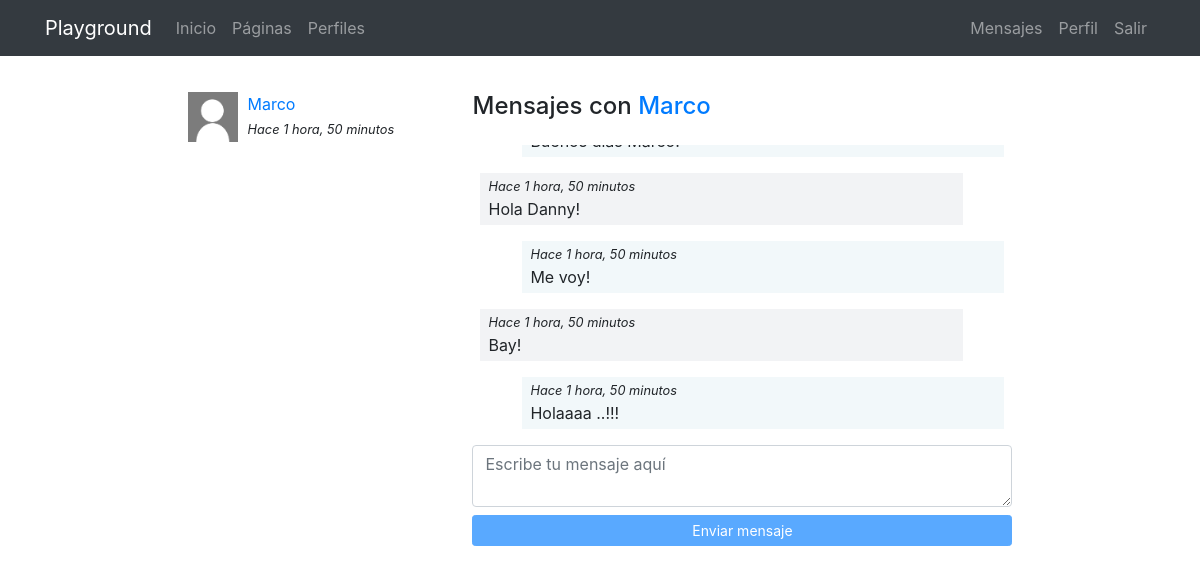
Before: /messenger/thread/1/ (signed in) with the older database file.
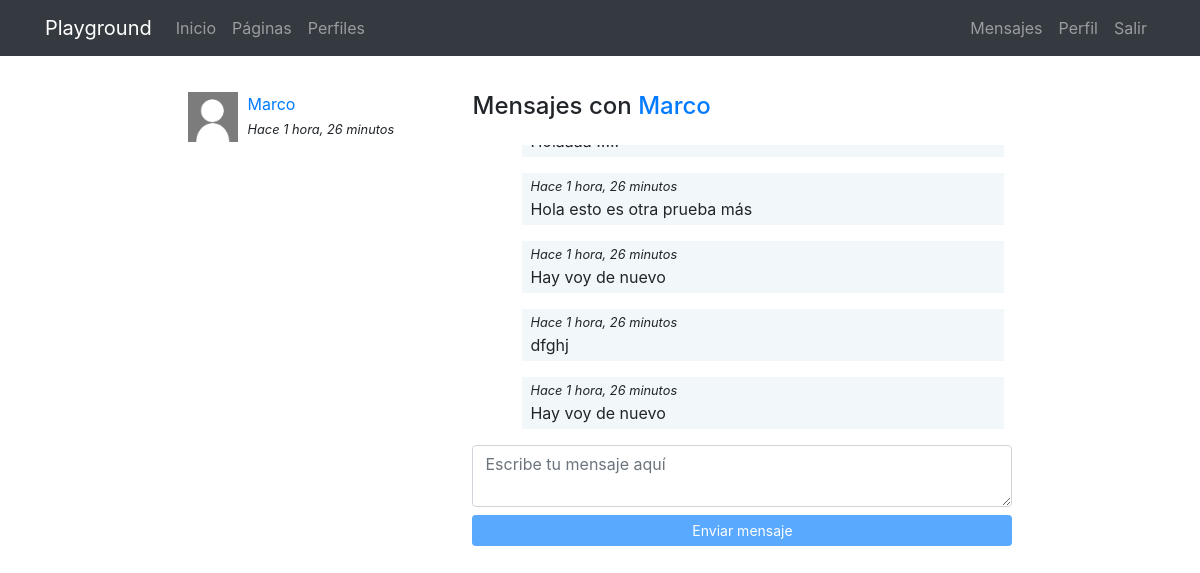
After: the same page with the newer database file.
### messenger/models.py (models this page shows)
class Thread(models.Model):
    users = models.ManyToManyField(User, related_name='threads')
    messages = models.ManyToManyField(Message)
    updated = models.DateTimeField(auto_now=True)
    objects = ThreadManager()
    class Meta:
        ordering = ['-updated']

class Message(models.Model):
    user = models.ForeignKey(User, on_delete=models.CASCADE)
    content = models.TextField()
    created = models.DateTimeField(auto_now_add=True)
    class Meta:
        ordering = ['created']

### messenger/views.py (the view)
# urls.py: path('thread/<int:pk>/', ThreadDetail.as_view(), name="detail"),
@method_decorator(login_required, name="dispatch")
class ThreadDetail(DetailView):
    model = Thread
    def get_object(self):
        obj = super(ThreadDetail, self).get_object()
        if self.request.user not in obj.users.all():
            raise Http404()
        return obj

### messenger/templates/messenger/thread_detail.html (shortened to what this page needs)
{% extends 'core/base.html' %}
{% load static %}
{% block content %}
<main role="main">
  <div class="container">
    <div class="row mt-3">
      <div class="col-md-9 mx-auto mb-5">
        <div class="row">
          <div class="col-md-4">
            {% for thread in request.user.threads.all %}
              {% if thread.messages.all|length > 0 %}
                <div class="mb-3">
                  {% for user in thread.users.all %}
                    {% if user != request.user %}
                      {% if user.profile.avatar %}
                        <img src="{{user.profile.avatar.url}}" class="avatar">
                      {% else %}
                        <img src="{% static 'registration/img/no-avatar.jpg' %}" class="avatar">
                      {% endif %}
                      <div>
                        <a href="{% url 'messenger:detail' thread.pk %}">{{user}}</a><br>
                        <small><i>Hace {{thread.messages.last.created|timesince}}</i></small>
                      </div>
                    {% endif %}
                  {% endfor %}
                </div>
              {% endif %}
            {% endfor %}
          </div>
          <div class="col-md-8">
            {% for user in thread.users.all %}
              {% if user != request.user %}
                <h4 class="mb-4">Mensajes con <a href="{% url 'profiles:detail' user %} ">{{user}}</a></h4>
              {% endif %}
            {% endfor %}
            <div class="thread" id="thread">
              {% for message in object.messages.all %}
                <div {% if request.user == message.user %}class="mine mb-3"{% else %}class="other mb-3"{% endif %}>
                  <small><i>Hace {{thread.messages.last.created|timesince}}</i></small><br>
                  {{message.content}}
                </div>
              {% endfor %}
            </div>
            <textarea id="content" class="form-control mb-2" rows="2" placeholder="Escribe tu mensaje aquí"></textarea>
            <button id="send" class="btn btn-primary btn-sm btn-block" disabled>Enviar mensaje</button>
          </div>
        </div>
    </div>
  </div>
</main>
{% endblock %}

Changed rows visible on the page:
no longer on this page (row unchanged): Message: {{ thread.messages.last.created|timesince }} "1 hora, 50 minutos", content "Hola Danny!"
no longer on this page (row unchanged): Message: {{ thread.messages.last.created|timesince }} "1 hora, 50 minutos", content "Me voy!"
no longer on this page (row unchanged): Message: {{ thread.messages.last.created|timesince }} "1 hora, 50 minutos", content "Bay!"
no longer on this page (row unchanged): Message: {{ thread.messages.last.created|timesince }} "1 hora, 50 minutos", content "Holaaaa ..!!!"
computed for Thread: messages.last.created "1 hora, 50 minutos" → "1 hora, 26 minutos"
added Message: {{ thread.messages.last.created|timesince }} "1 hora, 26 minutos", content "Hola esto es otra prueba más"
added Message: {{ thread.messages.last.created|timesince }} "1 hora, 26 minutos", content "Hay voy de nuevo"
added Message: {{ thread.messages.last.created|timesince }} "1 hora, 26 minutos", content "dfghj"
added Message: {{ thread.messages.last.created|timesince }} "1 hora, 26 minutos", content "Hay voy de nuevo"
